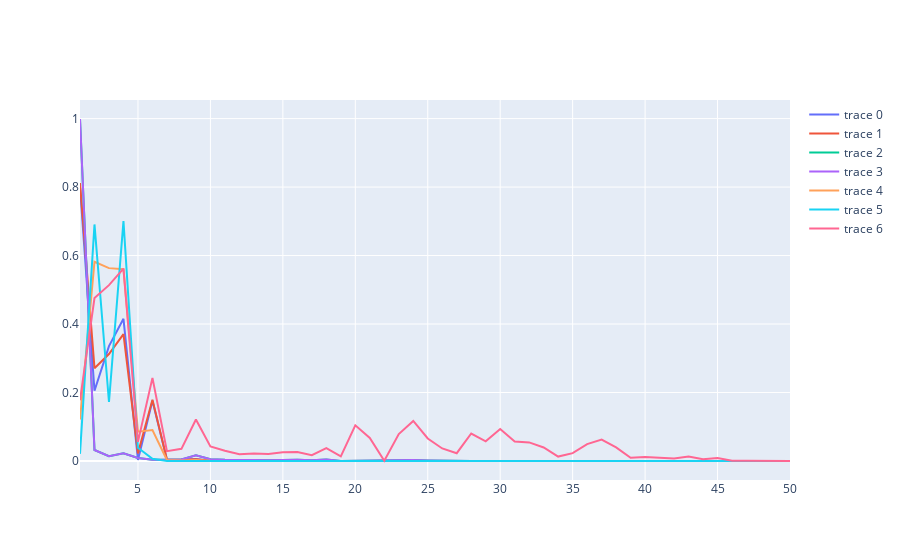

The cell this chart's notebook holds for it:
### Code cell
fig = go.Figure()
for i in save:
    fig.add_trace(go.Scatter(x=np.linspace(1,len(save[-1]),len(save[-1])), y=np.absolute(i)))
fig.show()
